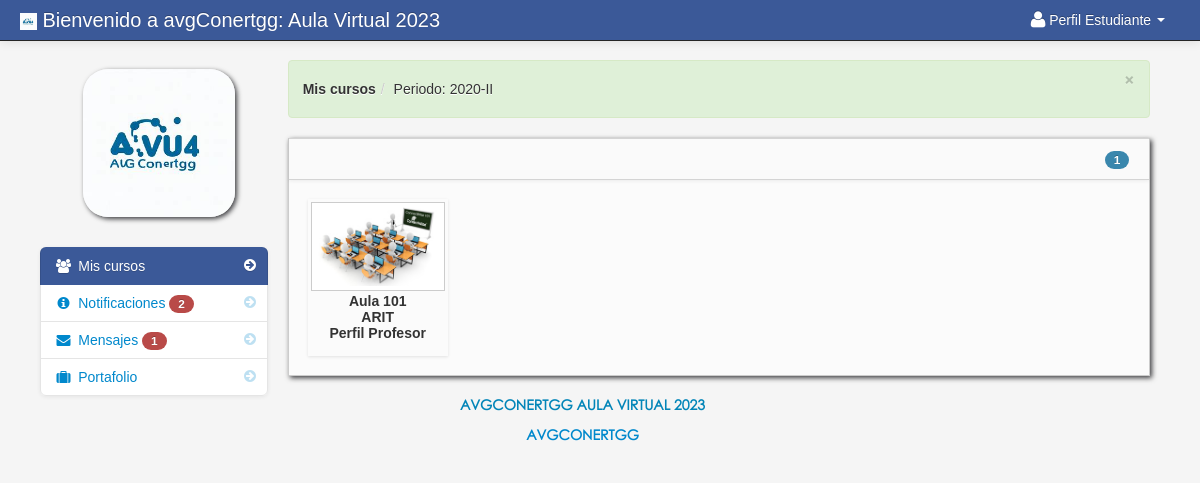
The app's page /student/dashboard_student.php (signed in) with its own data.
### tables this page shows
CREATE TABLE `student` (
  `student_id` int(11) NOT NULL,
  `dni` varchar(15) NOT NULL,
  `firstname` varchar(100) NOT NULL,
  `lastname` varchar(100) NOT NULL,
  `celular` varchar(20) NOT NULL,
  `class_id` int(11) NOT NULL,
  `username` varchar(100) NOT NULL,
  `password` varchar(100) NOT NULL,
  `location` varchar(100) NOT NULL,
  `carrera` int(10) NOT NULL,
  `cod_ciclo` int(10) NOT NULL,
  `status` varchar(100) NOT NULL
);

CREATE TABLE `school_year` (
  `school_year_id` int(11) NOT NULL,
  `school_year` varchar(100) NOT NULL,
  `status` varchar(15) NOT NULL
);

CREATE TABLE `teacher_class_student` (
  `teacher_class_student_id` int(11) NOT NULL,
  `teacher_class_id` int(11) NOT NULL,
  `student_id` int(11) NOT NULL,
  `teacher_id` int(11) NOT NULL
);

CREATE TABLE `teacher_class` (
  `teacher_class_id` int(11) NOT NULL,
  `teacher_id` int(11) NOT NULL,
  `class_id` int(11) NOT NULL,
  `subject_id` int(11) NOT NULL,
  `thumbnails` varchar(100) NOT NULL,
  `school_year` varchar(100) NOT NULL
);

CREATE TABLE `class` (
  `class_id` int(11) NOT NULL,
  `class_name` varchar(100) NOT NULL
);

CREATE TABLE `subject` (
  `subject_id` int(11) NOT NULL,
  `subject_code` varchar(100) NOT NULL,
  `subject_title` varchar(100) NOT NULL,
  `category` varchar(100) NOT NULL,
  `description` longtext NOT NULL,
  `unit` int(11) NOT NULL,
  `Pre_req` varchar(100) NOT NULL,
  `semester` varchar(100) NOT NULL
);

CREATE TABLE `teacher` (
  `teacher_id` int(11) NOT NULL,
  `username` varchar(100) NOT NULL,
  `password` varchar(200) NOT NULL,
  `firstname` varchar(100) NOT NULL,
  `lastname` varchar(100) NOT NULL,
  `department_id` int(11) NOT NULL,
  `location` varchar(200) NOT NULL,
  `about` varchar(500) NOT NULL,
  `teacher_status` varchar(20) NOT NULL,
  `teacher_stat` varchar(100) NOT NULL
);

### session.php (called while the page is built, shortened)
<?php
$session_id=$_SESSION['id'];
?>

### student/count.php (called while the page is built)
<?php
	$school_year_query = mysqli_query($con,"SELECT * from school_year where status='Activated' order by school_year DESC")or die(mysqli_error($con));
	$school_year_query_row = mysqli_fetch_array($school_year_query);
	$school_year_id = $school_year_query_row['school_year_id'];
	?>
	<?php $query_yes = mysqli_query($con,"SELECT * from teacher_class_student
LEFT JOIN teacher_class ON teacher_class.teacher_class_id = teacher_class_student.teacher_class_id
LEFT JOIN class ON class.class_id = teacher_class.class_id
LEFT JOIN subject ON subject.subject_id = teacher_class.subject_id
LEFT JOIN teacher ON teacher.teacher_id = teacher_class_student.teacher_id
JOIN notification ON notification.teacher_class_id = teacher_class.teacher_class_id
where teacher_class_student.student_id = '$session_id' and school_year = '$school_year_id'   order by notification.date_of_notification DESC
")or die(mysqli_error($con));
$count_no = mysqli_num_rows($query_yes);
         ?>
<?php $query_no = mysqli_query($con,"SELECT * from notification
LEFT JOIN notification_read ON notification_read.notification_id = notification.notification_id
where notification_read.student_id  = '$session_id'
")or die(mysqli_error($con));
$count_yes = mysqli_num_rows($query_no);
         ?>
<?php $not_read = $count_no -  $count_yes; ?>

### student/dashboard_student.php (the view, shortened to what this page needs)
<?php include('header_dashboard.php'); ?>
<?php include('../session.php'); ?>
    <body>
		<?php include('navbar_student.php'); ?>
        <div class="container-fluid">
            <div class="row-fluid">
				<?php include('student_sidebar.php'); ?>
                <div class="span9" id="content">
                     <div class="row-fluid">
							<div class="alert alert-success alert-dismissable"><button type="button" class="close" data-dismiss="alert" aria-hidden="true">&times;</button>
							<ul class="breadcrumb">	<?php
								$school_year_query = mysqli_query($con,"SELECT * from school_year where status='Activated' order by school_year DESC")or die(mysqli_error($con));
								$school_year_query_row = mysqli_fetch_array($school_year_query);
								$school_year_id = $school_year_query_row['school_year_id'];
								?>
								<li><a href="#"><b>Mis cursos</b></a><span class="divider">/</span></li>
								<li><a href="#">Periodo: <?php echo $school_year_query_row['school_year']; ?></a></li>
							</ul>
                      </div>
                        <div class="block">
                            <div class="navbar navbar-inner block-header">
                                <div id="" class="muted pull-right">
									<?php $query = mysqli_query($con,"SELECT * from teacher_class_student
														LEFT JOIN teacher_class ON teacher_class.teacher_class_id = teacher_class_student.teacher_class_id
														LEFT JOIN class ON class.class_id = teacher_class.class_id
														LEFT JOIN subject ON subject.subject_id = teacher_class.subject_id
														LEFT JOIN teacher ON teacher.teacher_id = teacher_class.teacher_id
														where student_id = '$session_id' and school_year = '$school_year_id'
														")or die(mysqli_error($con));
														$count = mysqli_num_rows($query);
									?>
												<span class="badge badge-info"><?php echo $count; ?></span>
								</div>
                            </div>
                            <div class="block-content collapse in">
                                <div class="span12">
  										<ul	 id="da-thumbs" class="da-thumbs">
													<?php
														if ($count != '0'){
														while($row = mysqli_fetch_array($query)){
														$id = $row['teacher_class_id'];
													?>
											<li>
												<a href="my_classmates.php<?php echo '?id='.$id; ?>">
														<img src ="../<?php echo $row['thumbnails'] ?>" width="124" height="140" class="img-polaroid">
												</a>
												<p class="class"><?php echo $row['class_name']; ?></p>
												<p class="subject"><?php echo $row['subject_code']; ?></p>
												<p class="subject"><?php echo $row['firstname']." ".$row['lastname']?></p>
											</li>
									<?php }}else{ ?>
									<div class="alert alert-info"><i class="icon-info-sign"></i> Aún no tiene cursos en su aula</div>
									<?php } ?>
									</ul>
                                </div>
                            </div>
                        </div>
                    </div>
                </div>
            </div>
		<?php include('footer.php'); ?>
        </div>
		<?php include('script.php'); ?>
    </body>
</html>

### student/header_dashboard.php (shortened to what this page needs)
<!DOCTYPE html>
<html class="no-js">
    <head>
        <link href="../admin/bootstrap/css/bootstrap.min.css" rel="stylesheet" media="screen">
        <link href="../admin/bootstrap/css/bootstrap-responsive.min.css" rel="stylesheet" media="screen">
        <link href="../admin/bootstrap/css/font-awesome.css" rel="stylesheet" media="screen">
        <link href="../admin/bootstrap/css/my_style.css" rel="stylesheet" media="screen">
        <link href="../admin/bootstrap/css/print.css" rel="stylesheet" media="print">
        <link href="../admin/vendors/easypiechart/jquery.easy-pie-chart.css" rel="stylesheet" media="screen">
        <link href="../admin/assets/styles.css" rel="stylesheet" media="screen">
		<link href="../admin/vendors/fullcalendar/fullcalendar.css" rel="stylesheet" media="screen">
		<link href="../admin/assets/DT_bootstrap.css" rel="stylesheet" media="screen">
		<link href="../admin/vendors/jGrowl/jquery.jgrowl.css" rel="stylesheet" media="screen">
		<link rel="stylesheet" type="text/css" href="../admin/vendors/bootstrap-wysihtml5/src/bootstrap-wysihtml5.css"></link>
		<link href="../admin/vendors/jGrowl/jquery.jgrowl.css" rel="stylesheet" media="screen">
    </head>

### student/navbar_student.php (shortened to what this page needs)
<div class="navbar navbar-fixed-top navbar-inverse">
        <div class="navbar-inner">
            <div class="container-fluid">
                <a class="brand" href="#"><img src="../admin/images/logo.jpeg" width="2.5%" > Bienvenido a avgConertgg: Aula Virtual 2023</a>
					<div class="nav-collapse collapse">
						<ul class="nav pull-right">
							<?php $query= mysqli_query($con,"select * from student where student_id = '$session_id'")or die(mysqli_error($con));
									$row = mysqli_fetch_array($query);
							?>
							<li class="dropdown">
								<a href="#" role="button" class="dropdown-toggle" data-toggle="dropdown"> <i class="icon-user icon-large"></i><?php echo $row['firstname']." ".$row['lastname'];  ?> <i class="caret"></i></a>
							</li>
						</ul>
					</div>
            </div>
        </div>
</div>

### student/student_sidebar.php (shortened to what this page needs)
<div class="span3" id="sidebar"><center>
					<img id="avatar" class="img-circle" src="../admin/<?php echo $row['location']; ?>">
					<?php include('count.php'); ?>
		<ul class="nav nav-list bs-docs-sidenav nav-collapse collapse">
			<li class="active"><a href="dashboard_student.php"><i class="icon-chevron-right"></i><i class="icon-group"></i>&nbsp;Mis cursos</a></li>
			<li class="">
				<a href="student_notification.php"><i class="icon-chevron-right"></i><i class="icon-info-sign"></i>&nbsp;Notificaciones
				<?php if($not_read == '0'){
				}else{ ?>
					<span class="badge badge-important"><?php echo $not_read; ?></span>
				<?php } ?>
				</a>
			</li>
			<?php
			$message_query = mysqli_query($con,"SELECT * from message where reciever_id = '$session_id' and message_status != 'read' ")or die(mysqli_error($con));
			$count_message = mysqli_num_rows($message_query);
			?>
			<li class="">
			<a href="student_message.php"><i class="icon-chevron-right"></i><i class="icon-envelope-alt"></i>&nbsp;Mensajes
				<?php if($count_message == '0'){
				}else{ ?>
					<span class="badge badge-important"><?php echo $count_message; ?></span>
				<?php } ?>
			</a>
			</li>
			 <li class=""><a href="backpack.php"><i class="icon-chevron-right"></i><i class="icon-suitcase"></i>&nbsp;Portafolio</a></li>
		</ul>
</center>
</div>

### student/footer.php
<center>
		<footer style="margin-top: 0px;color: #0285b8 !important; font-family:'TR Century Gothic', Arial, sans-serif !important;">
				<p>avgConertgg Aula Virtual 2023 </p>
			 <p><a href="#">avgConertgg</a></p>
		</footer>
</center>

### student/script.php (shortened to what this page needs)
	<link href="../admin/vendors/datepicker.css" rel="stylesheet" media="screen">
	<link href="../admin/vendors/uniform.default.css" rel="stylesheet" media="screen">
	<link href="../admin/vendors/chosen.min.css" rel="stylesheet" media="screen">
<link rel="stylesheet" type="text/css" href="../admin/assets/style.css" />
	<link href="../admin/vendors/datepicker.css" rel="stylesheet" media="screen">

### admin/assets/styles.css (style rules this page uses)
body { padding-top: 60px; padding-bottom: 40px; background-color: #f5f5f5; }
#content { margin-left:0px; }
.breadcrumb { margin: 0 0 0px; padding: 10px 0px; background-color: transparent; }
.block { background: url("../images/pixel-60fff.png") repeat scroll 0 0 rgba(0, 0, 0, 0) !important; border: 1px solid #ccc; background: white; margin: 1em 0em; border-top: none; -webkit-box-shadow: 2px 2px 5px rgba(0, 0, 6, 0.75); -moz-box-shadow: 2px 2px 5px rgba(0, 0, 6, 0.75); box-shadow: 2px 2px 5px rgba(0, 0, 6, 0.75); }
.block-content { margin: 1em; min-height: .25em; }
.block-header { margin-bottom: 0px; border-right: none; border-left: none; -webkit-border-radius: 0px; -moz-border-radius: 0px; border-radius: 0px; }
.block-header div { padding-top: 10px; }
.bs-docs-sidenav { max-width: 228px; margin: 30px 0 0; padding: 0; background-color: #fff; -webkit-border-radius: 6px; -moz-border-radius: 6px; border-radius: 6px; -webkit-box-shadow: 0 1px 4px rgba(0,0,0,.065); -moz-box-shadow: 0 1px 4px rgba(0,0,0,.065); box-shadow: 0 1px 4px rgba(0,0,0,.065); }
.bs-docs-sidenav > li > a { display: block; width: 190px \9; margin: 0 0 -1px; padding: 8px 14px; border: 1px solid #e5e5e5; }
.bs-docs-sidenav > li:first-child > a { -webkit-border-radius: 6px 6px 0 0; -moz-border-radius: 6px 6px 0 0; border-radius: 6px 6px 0 0; }
.bs-docs-sidenav > li:last-child > a { -webkit-border-radius: 0 0 6px 6px; -moz-border-radius: 0 0 6px 6px; border-radius: 0 0 6px 6px; }
.bs-docs-sidenav > .active > a { position: relative; z-index: 2; padding: 9px 15px; border: 0; text-shadow: 0 1px 0 rgba(0,0,0,.15); -webkit-box-shadow: inset 1px 0 0 rgba(0,0,0,.1), inset -1px 0 0 rgba(0,0,0,.1); -moz-box-shadow: inset 1px 0 0 rgba(0,0,0,.1), inset -1px 0 0 rgba(0,0,0,.1); box-shadow: inset 1px 0 0 rgba(0,0,0,.1), inset -1px 0 0 rgba(0,0,0,.1); }
.bs-docs-sidenav .icon-chevron-right { float: right; margin-top: 2px; margin-right: -6px; opacity: .25; }
.bs-docs-sidenav .active .icon-chevron-right, .bs-docs-sidenav .active a:hover .icon-chevron-right { opacity: 1; }

### admin/assets/style.css (style rules this page uses)
.da-thumbs { float: left; list-style: none outside none; margin: 0; padding: 0; position: relative; }
.da-thumbs li { float: left; margin: 5px; padding: 3px; position: relative; box-shadow: 0 1px 3px rgba(0,0,0,0.1); }
.da-thumbs li a, .da-thumbs li a img { display: block; position: relative; }
.da-thumbs li a { overflow: hidden; }
.class { font-family: helvetica !important; font-weight: bold; text-align: center; }
.subject { font-family: helvetica !important; font-weight: bold; text-align: center; margin-top: -14px; }

### records on screen
student: firstname "Perfil", lastname "Estudiante", location (picture)
school_year: school_year "2020-II"
teacher_class_student: teacher_class.thumbnails (picture), class.class_name "Aula 101", subject.subject_code "ARIT", teacher.firstname "Perfil", teacher.lastname "Profesor"

### other values on screen
$not_read "2"
$count_message "1"
$count "1"
